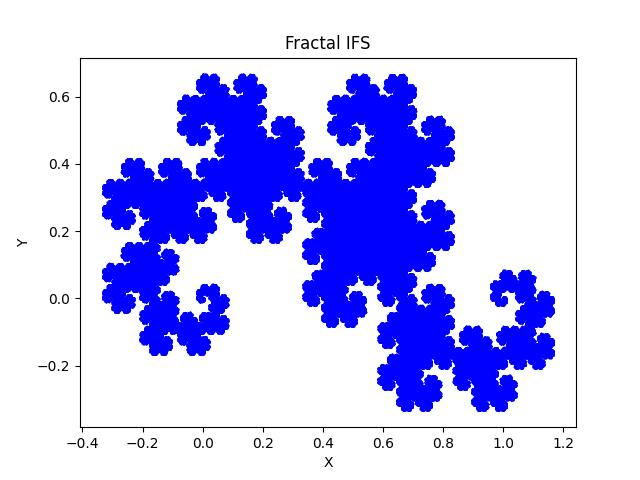

Python code for this plot:
import matplotlib.pyplot as plt
import numpy as np
import random

# Define las funciones afines
def f1(x, y):
    return (0.5 * (x - y), 0.5 * (x + y))

def f2(x, y):
    return (0.5 * (-x - y) + 1, 0.5 * (x - y))

# Punto inicial
x, y = 0,-1

# Número de iteraciones
num_iteraciones = 1000000

# Listas para almacenar los puntos generados
x_vals = []
y_vals = []

for _ in range(num_iteraciones):
    # Elige una función al azar con probabilidades iguales
    random_choice = random.choice([f1, f2])

    # Aplica la función seleccionada al punto actual
    x, y = random_choice(x, y)

    # Agrega el punto a las listas
    x_vals.append(x)
    y_vals.append(y)

# Grafica los puntos generados
plt.scatter(x_vals, y_vals, s=1, c='blue', marker='.')
plt.title('Fractal IFS')
plt.xlabel('X')
plt.ylabel('Y')
plt.savefig('Ex1.jpg', format='jpg')
plt.show()
